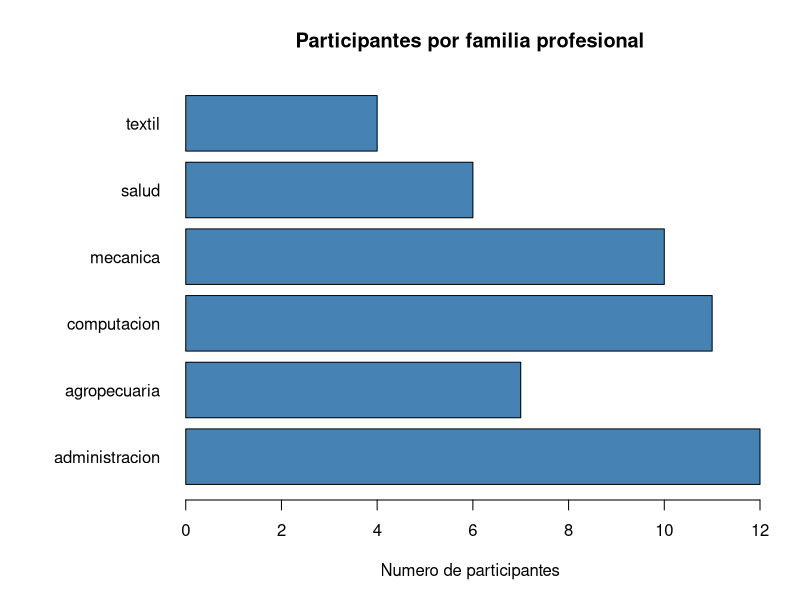
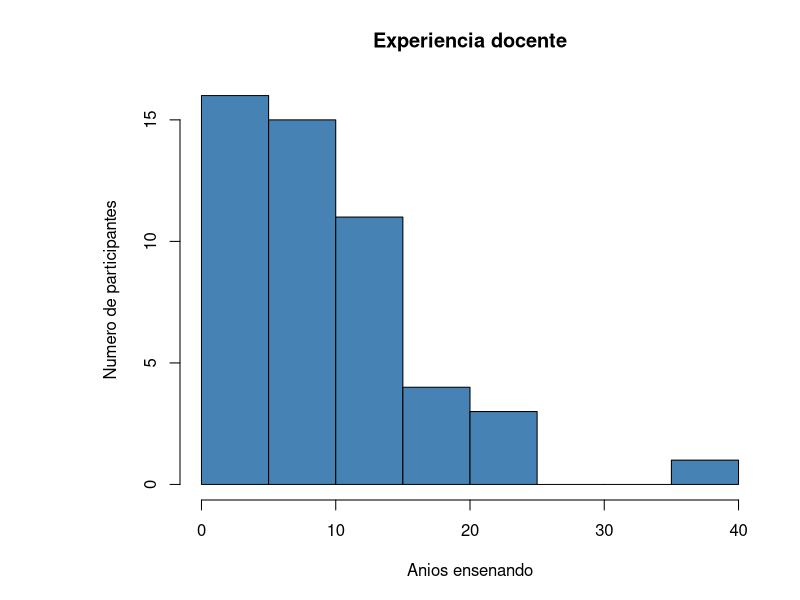
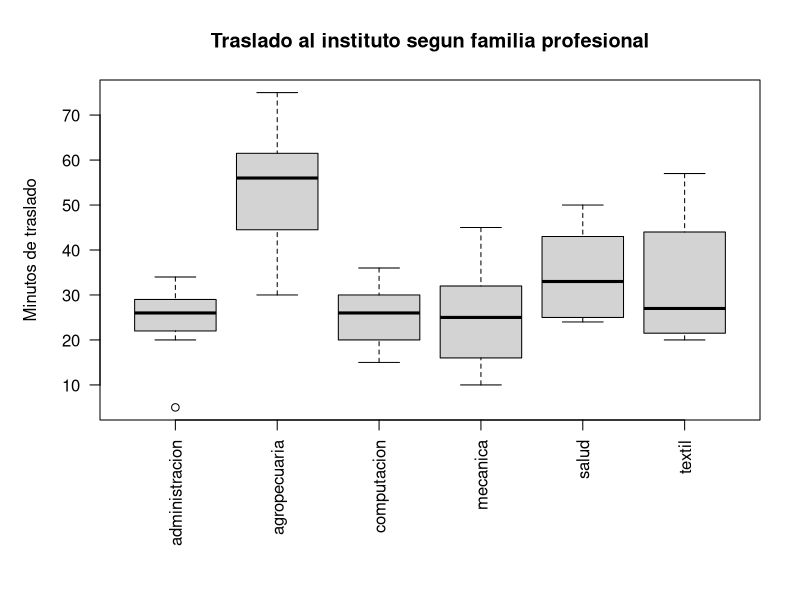
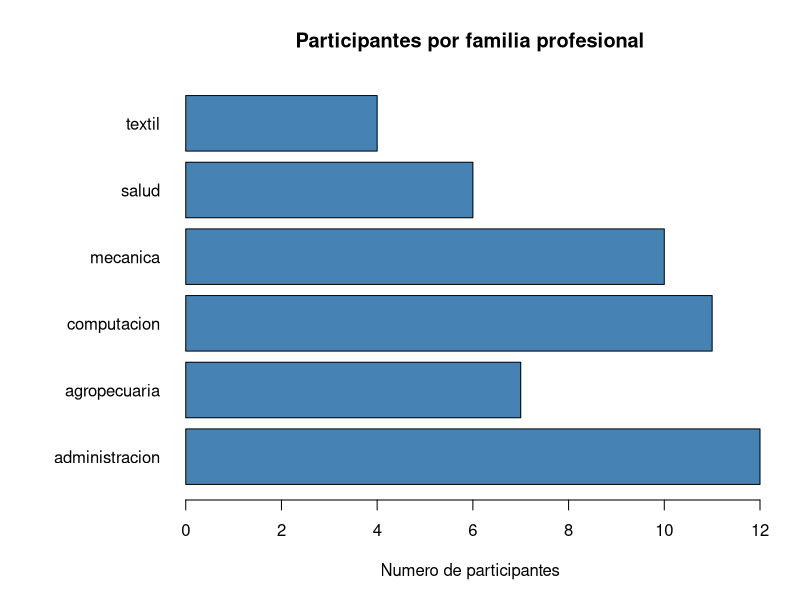

Source code (R) for these figures, in order:
# =====================================================================
#  Taller de investigacion cuantitativa — FA 57 La Libertad, Trujillo
#  Viernes 21 de agosto de 2026
#
#  Todo lo que sigue usa SOLO R basico: no hace falta instalar ningun
#  paquete adicional. Ejecuta cada linea con Ctrl + Enter.
# =====================================================================


# ---- 1. Leer los datos ----------------------------------------------

# sep = ";" porque asi es como Kobo separa las columnas. Miralo tu mismo:
# abre el CSV en un editor de texto y fijate en que hay entre un dato y el
# siguiente. Si te equivocas de separador, R carga UNA sola columna ancha.
#
# Hay tres maneras de traer los datos. Se usa UNA: la que quieras, quitandole
# el # a su linea y poniendoselo a las otras. Las tres leen las mismas
# columnas, asi que todo lo que viene despues funciona igual.
#
# >>> Por defecto esta activa la opcion C (datos de ejemplo), que funciona
#     siempre. EL DIA DEL TALLER hay que activar la B. <<<
# La opcion A es la que vas a usar en casa, con tu propia encuesta.


# Opcion A — un archivo CSV que ya esta en esta computadora.
#
# ESTA ES LA QUE VAS A USAR CON TU PROPIA ENCUESTA: primero se descarga
# (en Kobo: DATOS > Descargas > CSV > Valores y encabezados XML > Exportar,
# y despues el boton Descargar) y luego se abre aqui.
#
# file.choose() abre el buscador de archivos: haces clic en el CSV y ya. No
# hace falta escribir ninguna ruta ni saber en que carpeta quedo la descarga.
# (En Windows las rutas llevan \ y en R eso da error; asi te lo ahorras.)
# datos <- read.csv(file.choose(), sep = ";", fileEncoding = "UTF-8")


# Opcion B — los datos de hoy, en vivo, por direccion web.
#
# Funciona porque el formulario de hoy es publico y tiene guardada una
# "configuracion de exportacion". Para tu propia encuesta, lo normal es la
# opcion A. Si faltan respuestas, vuelve a correr la linea.
#
# OJO: esta direccion solo funciona mientras el formulario tenga abierta la
# lectura publica de respuestas. Se abre el dia del taller y se cierra despues
# (kobo/deploy.py --cerrar-datos), asi que fuera de ese dia da 404.
# datos <- read.csv("https://kf.kobotoolbox.org/api/v2/assets/TU_FORMULARIO/export-settings/TU_EXPORTACION/data.csv",
#                   sep = ";", fileEncoding = "UTF-8")


# Opcion C — datos de ejemplo. Funciona siempre, sin conexion.
datos <- read.csv("datos_ejemplo.csv", sep = ";", fileEncoding = "UTF-8")


# ---- 2. Mirar los datos ---------------------------------------------

head(datos)     # las primeras filas
nrow(datos)     # cuantas respuestas hay
names(datos)    # como se llama cada columna
str(datos)      # que tipo de dato hay en cada columna


# ---- 3. Quedarnos con las respuestas --------------------------------

# Kobo agrega columnas tecnicas (_id, _uuid, _submission_time...).
# R les pone una X adelante al leerlas. No las necesitamos.
respuestas <- c("instituto", "anios_experiencia", "area",
                "estudiantes_aula", "minutos_traslado", "uso_celular")

# Si esta mañana le agregamos preguntas a la encuesta, sus columnas NO estan en
# ese vector y se pierden en la linea de abajo. Para conservarlas, agrega el
# nombre que les pusimos — sale de names(datos), en el paso 2:
# respuestas <- c(respuestas, "nombre_de_la_pregunta_nueva")

datos <- datos[, respuestas]

head(datos)


# ---- 4. Resumen numerico --------------------------------------------

table(datos$area)                    # cuantos por familia profesional
mean(datos$anios_experiencia)        # promedio de anios ensenando
summary(datos$minutos_traslado)      # minimo, mediana, maximo del traslado

# Dos variables a la vez: una tabla cruzada
table(datos$area, datos$uso_celular)

# El promedio de traslado, separado por area
tapply(datos$minutos_traslado, datos$area, mean)


# ---- 5. Primeros graficos -------------------------------------------

# Grafico 1: cuantos participantes por familia profesional

# Los nombres son largos, asi que ampliamos el margen izquierdo.
# par(mar = ...) fija los margenes: abajo, izquierda, arriba, derecha.
par(mar = c(5, 9, 4, 2))

barplot(table(datos$area),
        horiz = TRUE,
        las   = 1,
        col   = "steelblue",
        xlab  = "Numero de participantes",
        main  = "Participantes por familia profesional")

# Grafico 2: como se reparten los anios de experiencia
hist(datos$anios_experiencia,
     breaks = 8,
     col    = "steelblue",
     xlab   = "Anios ensenando",
     ylab   = "Numero de participantes",
     main   = "Experiencia docente")


# ---- 6. Un grafico de dos variables ---------------------------------

# ¿El tiempo de traslado cambia segun la familia profesional?

# Aqui los nombres van abajo y girados, asi que el margen ancho es el de abajo.
par(mar = c(9, 5, 4, 2))

boxplot(minutos_traslado ~ area,
        data = datos,
        col  = "lightgray",
        las  = 2,
        xlab = "",
        ylab = "Minutos de traslado",
        main = "Traslado al instituto segun familia profesional")


# ---- 7. Guardar un grafico para llevarselo --------------------------

png("mi_grafico.png", width = 1000, height = 700)
par(mar = c(5, 9, 4, 2))
barplot(table(datos$area),
        horiz = TRUE, las = 1, col = "steelblue",
        xlab = "Numero de participantes",
        main = "Participantes por familia profesional")
dev.off()

# El archivo mi_grafico.png queda en la carpeta de trabajo:
getwd()

# Para volver a los margenes normales:
par(mar = c(5, 4, 4, 2) + 0.1)
